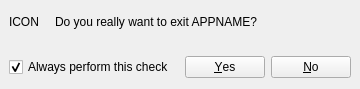
<?xml version="1.0" encoding="UTF-8"?>
<ui version="4.0">
 <class>CloseDialog</class>
 <widget class="QWidget" name="CloseDialog">
  <property name="geometry">
   <rect>
    <x>0</x>
    <y>0</y>
    <width>360</width>
    <height>89</height>
   </rect>
  </property>
  <property name="sizePolicy">
   <sizepolicy hsizetype="Fixed" vsizetype="Fixed">
    <horstretch>0</horstretch>
    <verstretch>0</verstretch>
   </sizepolicy>
  </property>
  <property name="minimumSize">
   <size>
    <width>360</width>
    <height>0</height>
   </size>
  </property>
  <property name="windowTitle">
   <string/>
  </property>
  <layout class="QVBoxLayout" name="verticalLayout">
   <property name="spacing">
    <number>0</number>
   </property>
   <property name="margin">
    <number>0</number>
   </property>
   <item>
    <widget class="QWidget" name="questionPanelWidget" native="true">
     <layout class="QHBoxLayout" name="horizontalLayout">
      <item>
       <widget class="QLabel" name="iconLabel">
        <property name="sizePolicy">
         <sizepolicy hsizetype="Fixed" vsizetype="Fixed">
          <horstretch>0</horstretch>
          <verstretch>0</verstretch>
         </sizepolicy>
        </property>
        <property name="text">
         <string notr="true">ICON</string>
        </property>
       </widget>
      </item>
      <item>
       <spacer name="horizontalSpacer_2">
        <property name="orientation">
         <enum>Qt::Horizontal</enum>
        </property>
        <property name="sizeType">
         <enum>QSizePolicy::Fixed</enum>
        </property>
        <property name="sizeHint" stdset="0">
         <size>
          <width>10</width>
          <height>20</height>
         </size>
        </property>
       </spacer>
      </item>
      <item>
       <widget class="QLabel" name="questionLabel">
        <property name="text">
         <string notr="true">Do you really want to exit APPNAME?</string>
        </property>
        <property name="wordWrap">
         <bool>true</bool>
        </property>
       </widget>
      </item>
     </layout>
    </widget>
   </item>
   <item>
    <widget class="QWidget" name="separatorWidget" native="true">
     <property name="sizePolicy">
      <sizepolicy hsizetype="Preferred" vsizetype="Fixed">
       <horstretch>0</horstretch>
       <verstretch>0</verstretch>
      </sizepolicy>
     </property>
     <property name="minimumSize">
      <size>
       <width>0</width>
       <height>1</height>
      </size>
     </property>
     <property name="maximumSize">
      <size>
       <width>16777215</width>
       <height>1</height>
      </size>
     </property>
    </widget>
   </item>
   <item>
    <widget class="QWidget" name="answerPanelWidget" native="true">
     <layout class="QHBoxLayout" name="horizontalLayout_2">
      <item>
       <widget class="QCheckBox" name="alwaysAskCheckBox">
        <property name="text">
         <string>Always perform this check</string>
        </property>
        <property name="checked">
         <bool>true</bool>
        </property>
       </widget>
      </item>
      <item>
       <widget class="QDialogButtonBox" name="answerButtonBox">
        <property name="standardButtons">
         <set>QDialogButtonBox::No|QDialogButtonBox::Yes</set>
        </property>
       </widget>
      </item>
     </layout>
    </widget>
   </item>
  </layout>
 </widget>
 <resources/>
 <connections/>
</ui>
